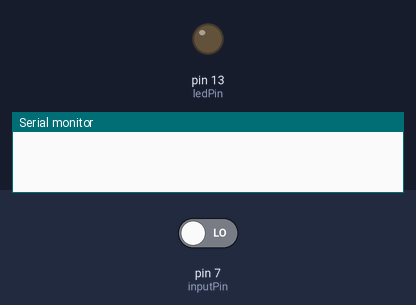
Bench run of a sketch on a simulated Arduino Uno, built with avr-gcc and run on an emulated ATmega328P. Parts: output pins drawn as LEDs (lit = HIGH), the last lines printed to the serial monitor. The inputs (shaded band) are chosen by the test bench; at power-on: pin 7 (inputPin) LOW.

Above: at 1.2 s.
1.3 s: pin 7 (inputPin) driven HIGH
At 2.0 s:
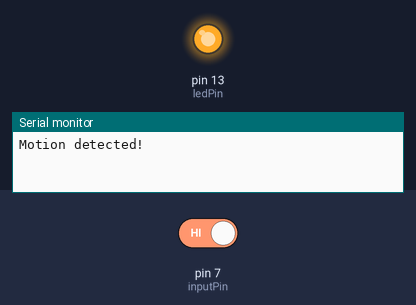
2.8 s: pin 7 (inputPin) driven LOW
At 3.1 s:
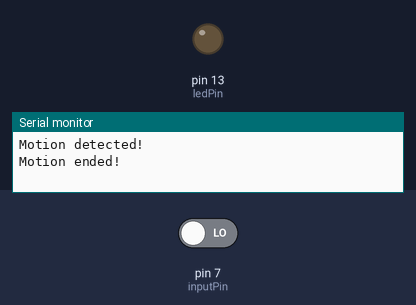
Timing chart, 0 to 5.8 s (numbered marks = the images above; inputs shaded):
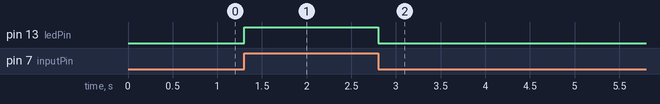

Measured:
- after the input at 1.3 s, pin 13 (ledPin): LOW → HIGH at once
- after the input at 2.8 s, pin 13 (ledPin): HIGH → LOW at once

The sketch:

chapter-2.4.8.ino
```cpp
int ledPin = 13;                // LED 연결핀
int inputPin = 7;               // 센서 시그널 핀
int pirState = LOW;             // PIR 초기상태
int val = 0;                    // Signal 입력 값

void setup() {
    pinMode(ledPin, OUTPUT);    // LED Output 설정
    pinMode(inputPin, INPUT);   // 센서 Input 설정
    Serial.begin(9600);
}

void loop(){
    val = digitalRead(inputPin);                // PIR 센서 값 읽어 val에 넣기
    if (val == HIGH) {                          // 인체감지 상태이면
        digitalWrite(ledPin, HIGH);             // LED 켜기
        if (pirState == LOW) {
          Serial.println("Motion detected!");  // 시리얼모니터에 메시지 프린트
          pirState = HIGH;
        }
    } else {
        digitalWrite(ledPin, LOW);              // LED 끄기
        if (pirState == HIGH){
            Serial.println("Motion ended!");   // 시리얼모니터에 메시지 프린트
            pirState = LOW;
        }
    }
}
```
